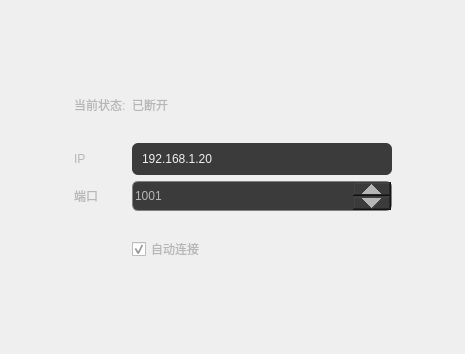
<?xml version="1.0" encoding="UTF-8"?>
<ui version="4.0">
 <class>SettingPlcWidget</class>
 <widget class="QWidget" name="SettingPlcWidget">
  <property name="geometry">
   <rect>
    <x>0</x>
    <y>0</y>
    <width>465</width>
    <height>354</height>
   </rect>
  </property>
  <property name="windowTitle">
   <string>Form</string>
  </property>
  <layout class="QGridLayout" name="gridLayout_2">
   <item row="0" column="1">
    <spacer name="verticalSpacer_2">
     <property name="orientation">
      <enum>Qt::Vertical</enum>
     </property>
     <property name="sizeHint" stdset="0">
      <size>
       <width>20</width>
       <height>65</height>
      </size>
     </property>
    </spacer>
   </item>
   <item row="1" column="0">
    <spacer name="horizontalSpacer">
     <property name="orientation">
      <enum>Qt::Horizontal</enum>
     </property>
     <property name="sizeHint" stdset="0">
      <size>
       <width>47</width>
       <height>20</height>
      </size>
     </property>
    </spacer>
   </item>
   <item row="1" column="1">
    <widget class="QWidget" name="widget" native="true">
     <property name="styleSheet">
      <string notr="true">QLabel,QCheckBox{
	color: #b6b6b6;
    font-family: &quot;Microsoft YaHei&quot;;
    font-size: 12px;
}

QLineEdit{
    color: #f0f0f0;
    font-family: &quot;Microsoft YaHei&quot;;
    font-size: 12px;
    border-radius:6px;
    border-width:0px;
    border-style:none;
    background: #3b3b3b;
    min-height:32px;
    max-height:32px;
    padding-left:8px;
}

QLineEdit:focus
{
    color: #ffffff;
    border: 1px solid #7d551b;
}

QPushButton{
    color: #f0f0f0;
    font-family: &quot;Microsoft YaHei&quot;;
    font-size: 12px;
    border-radius:6px;
    border-width:0px;
    border-style:none;
    background:#474747;
    min-height:32px;
    max-height:32px;
}


QSpinBox
{
    min-height: 28px;
    max-height: 28px;
    font-size: 12px;
	font-family: &quot;Microsoft YaHei&quot;;
    border-radius: 6px;
	border:1px solid gray;
    color: #b6b6b6;
    background: #3b3b3b;
    margin: 0px;
}

QSpinBox:disabled
{
    color: #ccc;
}

QSpinBox:focus
{
    color: #ffffff;
    border: 1px solid #7d551b;
}


QSpinBox:up-button,QDoubleSpinBox:up-button
{
    min-height: 12px;
    max-height: 12px;
    min-width: 38px;
    max-width: 38px;
	
    background-image: url(:/Images/System/btn-up-normal.png);
}

QSpinBox:down-button,QDoubleSpinBox:down-button
{
    min-height: 12px;
    max-height: 12px;
    min-width: 38px;
    max-width: 38px;
    background-image: url(:/Images/System/btn-down-normal.png);
}</string>
     </property>
     <layout class="QGridLayout" name="gridLayout">
      <item row="0" column="0">
       <widget class="QLabel" name="label_3">
        <property name="minimumSize">
         <size>
          <width>0</width>
          <height>24</height>
         </size>
        </property>
        <property name="text">
         <string>当前状态:</string>
        </property>
       </widget>
      </item>
      <item row="0" column="1">
       <widget class="QLabel" name="label_state">
        <property name="minimumSize">
         <size>
          <width>0</width>
          <height>24</height>
         </size>
        </property>
        <property name="text">
         <string>已断开</string>
        </property>
       </widget>
      </item>
      <item row="1" column="1">
       <widget class="QLabel" name="label_6">
        <property name="text">
         <string/>
        </property>
       </widget>
      </item>
      <item row="2" column="0">
       <widget class="QLabel" name="label_2">
        <property name="text">
         <string>IP</string>
        </property>
       </widget>
      </item>
      <item row="2" column="1">
       <widget class="QLineEdit" name="lineEdit_ip">
        <property name="minimumSize">
         <size>
          <width>260</width>
          <height>32</height>
         </size>
        </property>
        <property name="text">
         <string>192.168.1.20</string>
        </property>
       </widget>
      </item>
      <item row="3" column="0">
       <widget class="QLabel" name="label">
        <property name="text">
         <string>端口</string>
        </property>
       </widget>
      </item>
      <item row="3" column="1">
       <widget class="QSpinBox" name="spinBox_port">
        <property name="minimum">
         <number>1001</number>
        </property>
        <property name="maximum">
         <number>65536</number>
        </property>
       </widget>
      </item>
      <item row="4" column="1">
       <widget class="QLabel" name="label_4">
        <property name="text">
         <string/>
        </property>
       </widget>
      </item>
      <item row="5" column="1">
       <widget class="QCheckBox" name="checkBox_auto">
        <property name="enabled">
         <bool>true</bool>
        </property>
        <property name="text">
         <string>自动连接</string>
        </property>
        <property name="checked">
         <bool>true</bool>
        </property>
       </widget>
      </item>
     </layout>
    </widget>
   </item>
   <item row="1" column="2">
    <spacer name="horizontalSpacer_2">
     <property name="orientation">
      <enum>Qt::Horizontal</enum>
     </property>
     <property name="sizeHint" stdset="0">
      <size>
       <width>47</width>
       <height>20</height>
      </size>
     </property>
    </spacer>
   </item>
   <item row="2" column="1">
    <spacer name="verticalSpacer">
     <property name="orientation">
      <enum>Qt::Vertical</enum>
     </property>
     <property name="sizeHint" stdset="0">
      <size>
       <width>20</width>
       <height>64</height>
      </size>
     </property>
    </spacer>
   </item>
  </layout>
 </widget>
 <resources/>
 <connections/>
</ui>
